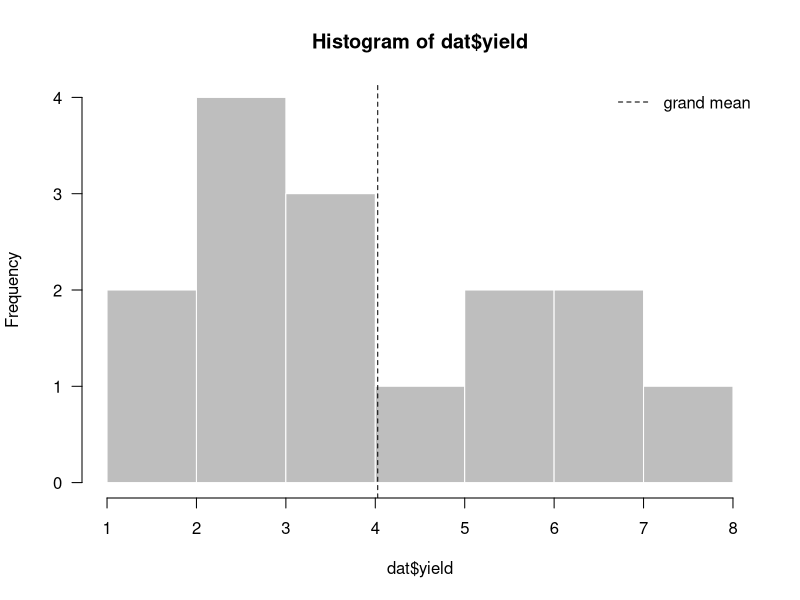
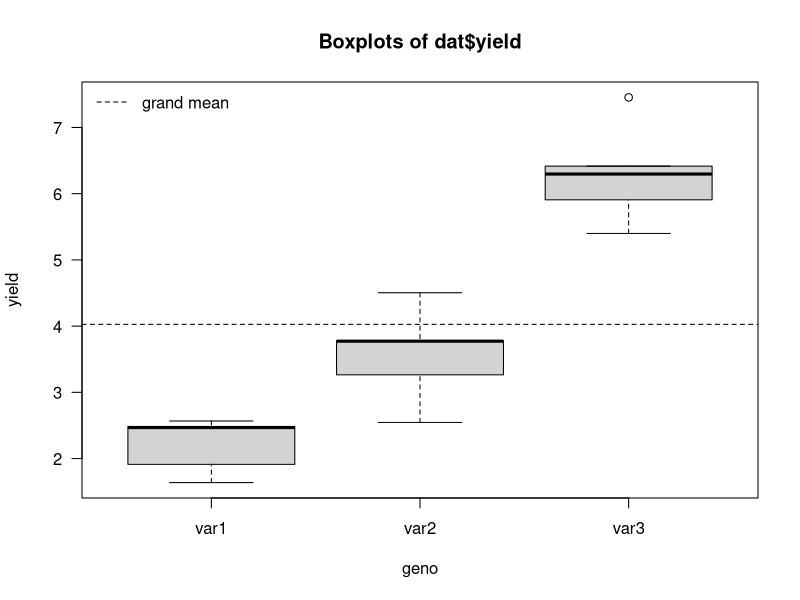
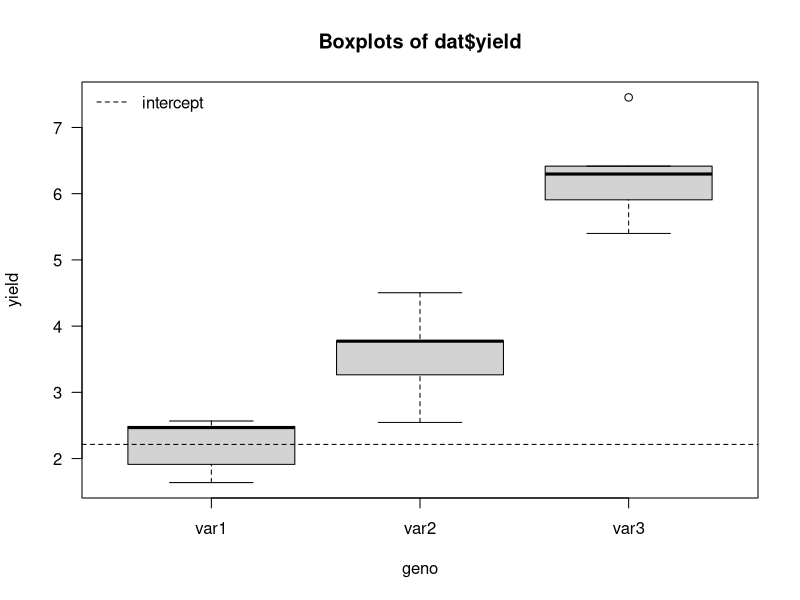
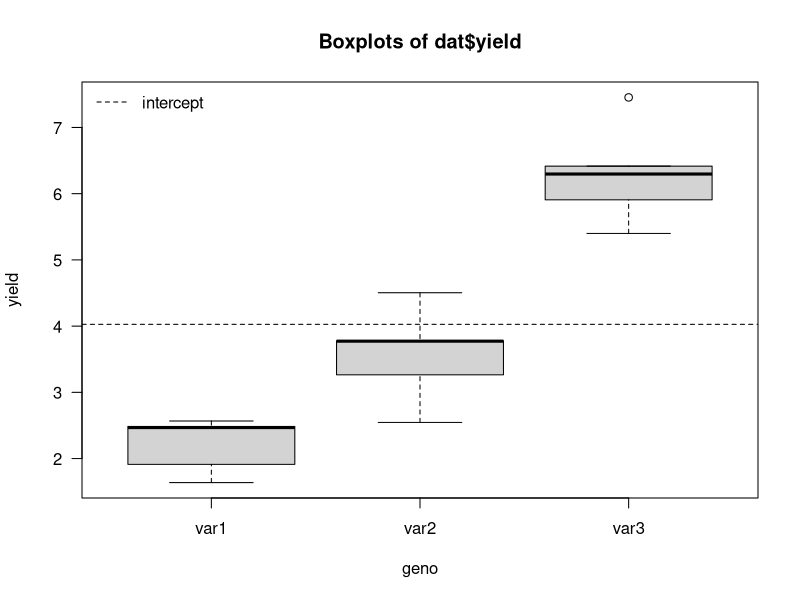

The R source for these figures, in order:
## ---- chunk 1
library(emmeans)
## ---- chunk 2
G <- 3 # number of genotypes
R <- 5 # number of replicates per genotype
## ---- chunk 3
(lev.genos <- paste0("var", 1:G))
(lev.reps <- LETTERS[1:R])
dat <- data.frame(geno=rep(lev.genos, each=R),
                  rep=rep(lev.reps, G),
                  yield=NA,
                  stringsAsFactors=FALSE)
dat
## ---- chunk 4
set.seed(12345) # to make the simulation reproducible
N <- nrow(dat) # total number of observations
stopifnot(G == 3)
(true.geno.means <- setNames(c(2, 4, 6), lev.genos))
(true.mean <- mean(true.geno.means))
for(i in 1:N){
  true.geno.mean <- true.geno.means[dat$geno[i]]
  dat$yield[i] <- true.geno.mean
}
sd.error <- 0.8
epsilons <- rnorm(n=N, mean=0, sd=sd.error)
dat$yield <- dat$yield + epsilons
dat$geno <- as.factor(dat$geno)
dat$rep <- as.factor(dat$rep)
## ---- chunk 5
str(dat)
(grand.mean <- mean(dat$yield))
(geno.means <- tapply(dat$yield, dat$geno, mean))
## ---- chunk 6
hist(dat$yield, col="grey", border="white", las=1)
abline(v=grand.mean, lty=2)
legend("topright", legend="grand mean", lty=2, bty="n")
## ---- chunk 7
boxplot(yield ~ geno, data=dat, las=1, varwidth=TRUE,
        main="Boxplots of dat$yield")
abline(h=grand.mean, lty=2)
legend("topleft", legend="grand mean", lty=2, bty="n")
## ---- chunk 8
## example with G=3 genotypes and R=2 reps
y <- dat$yield[dat$rep %in% c("A","B")]
(X_1 <- matrix(c(1,0,0,
                 1,0,0,
                 0,1,0,
                 0,1,0,
                 0,0,1,
                 0,0,1),
               nrow=6, ncol=3, byrow=TRUE))
tXX_1 <- t(X_1) %*% X_1
inv_tXX_1 <- solve(tXX_1)
(m.hat <- inv_tXX_1 %*% t(X_1) %*% y)
(epsilons.hat <- y - X_1 %*% m.hat)
mean(epsilons.hat)
## ---- chunk 9
## example with G=3 genotypes and R=2 reps
y <- dat$yield[dat$rep %in% c("A","B")]
(X_2 <- matrix(c(1,1,0,0,
                 1,1,0,0,
                 1,0,1,0,
                 1,0,1,0,
                 1,0,0,1,
                 1,0,0,1),
               nrow=6, ncol=3+1, byrow=TRUE))
kappa(X_2) # the higher, the more singular X is
tXX_2 <- t(X_2) %*% X_2
eigen(tXX_2)$values # the matrix is singular if at least one eigenvalue is zero
try(inv_tXX_2 <- solve(tXX_2))
## ---- chunk 10
getOption("contrasts")
contrasts(dat$geno)
(Bstar.ct <- contr.treatment(levels(dat$geno)))
## ---- chunk 11
(B.ct <- cbind(intercept=1, Bstar.ct))
(C.ct <- solve(B.ct))
## ---- chunk 12
apply(C.ct[-1,], 1, sum)
## ---- chunk 13
fit.ct <- lm(yield ~ geno, data=dat, contrasts=list(geno="contr.treatment"))
summary(fit.ct)
(alpha.ct.hat <- coef(fit.ct))
## ---- chunk 14
(tmp <- anova(fit.ct))
(RSS.ct <- tmp["Residuals", "Sum Sq"])
summary(fit.ct)$sigma
summary(fit.ct)$sigma^2
(r.ct <- fit.ct$rank)
(S2.ct <- RSS.ct / (N - r.ct))
## ---- chunk 15
alpha.ct.hat[1+0]
geno.means[1]
C.ct[1,,drop=FALSE] %*% geno.means
## ---- chunk 16
alpha.ct.hat[1+1]
geno.means[2] - geno.means[1]
C.ct[2,,drop=FALSE] %*% geno.means
## ---- chunk 17
alpha.ct.hat[1+2]
geno.means[3] - geno.means[1]
C.ct[3,,drop=FALSE] %*% geno.means
## ---- chunk 18
alpha.ct.hat
C.ct %*% geno.means
## ---- chunk 19
boxplot(yield ~ geno, data=dat, las=1, varwidth=TRUE,
        main="Boxplots of dat$yield")
abline(h=alpha.ct.hat[1], lty=2)
legend("topleft", legend="intercept", lty=2, bty="n")
## ---- chunk 20
geno.means
B.ct %*% alpha.ct.hat
## ---- chunk 21
options(contrasts=c("contr.sum", "contr.poly"))
getOption("contrasts")
contrasts(dat$geno)
(Bstar.cs <- contr.sum(levels(dat$geno)))
## ---- chunk 22
(B.cs <- cbind(intercept=1, Bstar.cs))
(C.cs <- solve(B.cs))
## ---- chunk 23
apply(C.cs[-1,], 1, sum)
## ---- chunk 24
fit.cs <- lm(yield ~ geno, data=dat, contrasts=list(geno="contr.sum"))
summary(fit.cs)
(alpha.cs.hat <- coef(fit.cs))
## ---- chunk 25
(tmp <- anova(fit.cs))
(RSS.cs <- tmp["Residuals", "Sum Sq"])
summary(fit.cs)$sigma
summary(fit.cs)$sigma^2
(r.cs <- fit.cs$rank)
(S2.cs <- RSS.cs / (N - r.cs))
## ---- chunk 26
alpha.cs.hat[1+0]
mean(geno.means)
## ---- chunk 27
alpha.cs.hat[1+1]
geno.means[1] - mean(geno.means)
## ---- chunk 28
alpha.cs.hat[1+2]
geno.means[2] - mean(geno.means)
## ---- chunk 29
geno.means[3] - mean(geno.means)
## ---- chunk 30
alpha.cs.hat
C.cs %*% geno.means
## ---- chunk 31
boxplot(yield ~ geno, data=dat, las=1, varwidth=TRUE,
        main="Boxplots of dat$yield")
abline(h=alpha.cs.hat[1], lty=2)
legend("topleft", legend="intercept", lty=2, bty="n")
## ---- chunk 32
## var.m.hat <- t(X)
## C.cs %*% 
## ---- chunk 33
geno.means
B.cs %*% alpha.cs.hat
## ---- chunk 34
X.cs <- model.matrix(yield ~ geno, data=dat,
                     contrasts.arg=list(geno="contr.sum"))
print(X.cs)
## ---- chunk 35
X.1 <- matrix(data=0, nrow=nrow(dat), ncol=nlevels(dat$geno))
colnames(X.1) <- levels(dat$geno)
for(j in 1:ncol(X.1))
  X.1[,j] <- as.numeric(dat$geno == colnames(X.1)[j])
X.1
B.cs
(X.cs <- X.1 %*% B.cs)
## ---- chunk 36
tXX_cs <- t(X.cs) %*% X.cs
inv_tXX_cs <- solve(tXX_cs)
(alpha.cs.hat <- inv_tXX_cs %*% t(X.cs) %*% dat$yield)
## ---- chunk 37
epsilon.cs.hat <- dat$yield - X.cs %*% alpha.cs.hat
(RSS.cs <- t(epsilon.cs.hat) %*% epsilon.cs.hat)
(S2.cs <- RSS.cs / (N - r.cs))
S2.cs <- S2.cs[1,1]
## ---- chunk 38
(var.alpha.cs.hat <- inv_tXX_cs * S2.cs)
(se.alpha.cs.hat <- sqrt(diag(var.alpha.cs.hat)))
## ---- chunk 39
(test.stats.cs <- alpha.cs.hat / se.alpha.cs.hat)
## ---- chunk 40
l <- 0.05
(pvals.cs <- 2 * pt(q=abs(test.stats.cs), df=N-r.cs, ncp=1-l/2, lower.tail=FALSE))
(pvals.cs <- 2 * pt(q=abs(test.stats.cs), df=N-r.cs, lower.tail=FALSE))
## ---- chunk 41
Bstar.cs2 <- matrix(data=c(-1, -1,
                           1, 0,
                           0, 1),
                    byrow=TRUE,
                    nrow=G, ncol=G-1)
rownames(Bstar.cs2) <- lev.genos
(B.cs2 <- cbind(intercept=1, Bstar.cs2))
X.cs2 <- X.1 %*% B.cs2
## ---- chunk 42
tXX_cs2 <- t(X.cs2) %*% X.cs2
inv_tXX_cs2 <- solve(tXX_cs2)
(alpha.cs2.hat <- inv_tXX_cs2 %*% t(X.cs2) %*% dat$yield)
## ---- chunk 43
epsilon.cs2.hat <- dat$yield - X.cs2 %*% alpha.cs2.hat
(RSS.cs2 <- t(epsilon.cs2.hat) %*% epsilon.cs2.hat)
(S2.cs2 <- RSS.cs2 / (N - r.cs))
S2.cs2 <- S2.cs2[1,1]
(var.alpha.cs2.hat <- inv_tXX_cs2 * S2.cs2)
(se.alpha.cs2.hat <- sqrt(diag(var.alpha.cs2.hat)))
(test.stats.cs2 <- alpha.cs2.hat / se.alpha.cs2.hat)
l <- 0.05
(pvals.cs2 <- 2 * pt(q=abs(test.stats.cs2), df=N-r.cs, ncp=1-l/2, lower.tail=FALSE))
(pvals.cs2 <- 2 * pt(q=abs(test.stats.cs2), df=N-r.cs, lower.tail=FALSE))
## ---- chunk 44
(emm <- emmeans(object=fit.cs, specs="geno"))
contrast(object=emm, method="dunnett") # same as contr.treatment
contrast(object=emm, method="eff")     # same as contr.sum
## ---- chunk 45
print(sessionInfo(), locale=FALSE)
